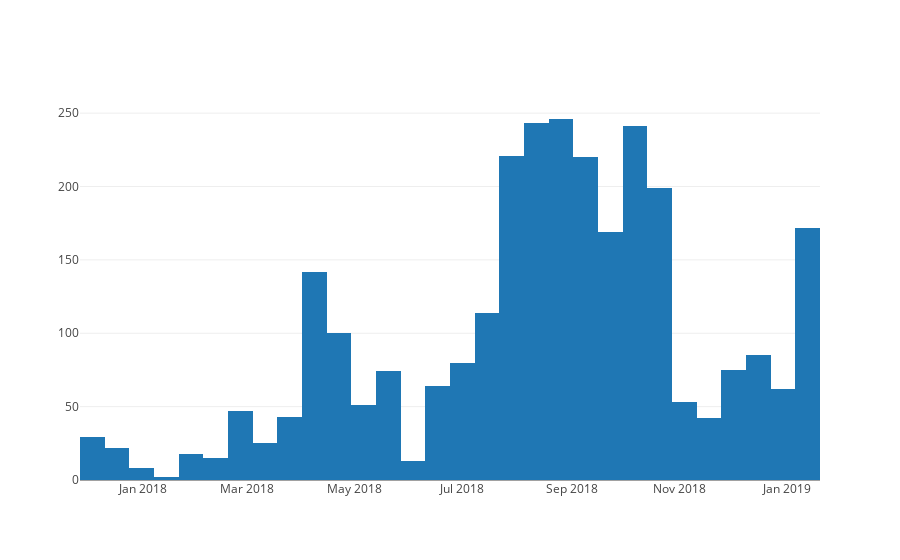

Notebook code for this chart:
### Code cell
# plot a histogram of users' register time
data = [go.Histogram(x=userpd['registerTime'])]

# with interactive plot `iplot` you can interact with the graph
plotly.offline.iplot(data, filename='User register time histogram')

### Figure 1 — Plotly figure (JSON) as saved in the notebook; plotly's stock layout.template omitted (floating-point values rounded to 4 significant figures; data arrays with more than 128 entries replaced by an {"elided": "..."} marker saying what was removed)
{"data": [{"type": "histogram", "uid": "0de03c54-aa78-4ddd-80d9-d179e6d1074c", "x": {"elided": "2875 str values"}}], "layout": {}}
